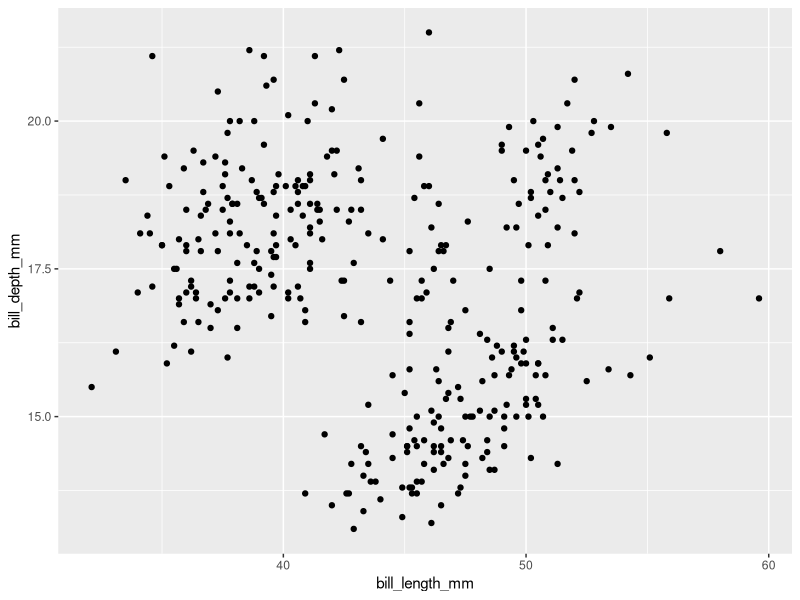
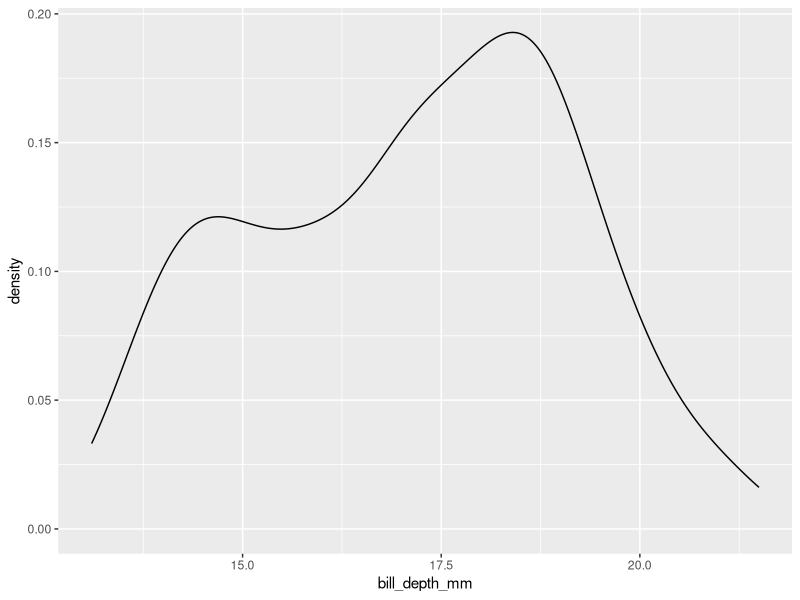
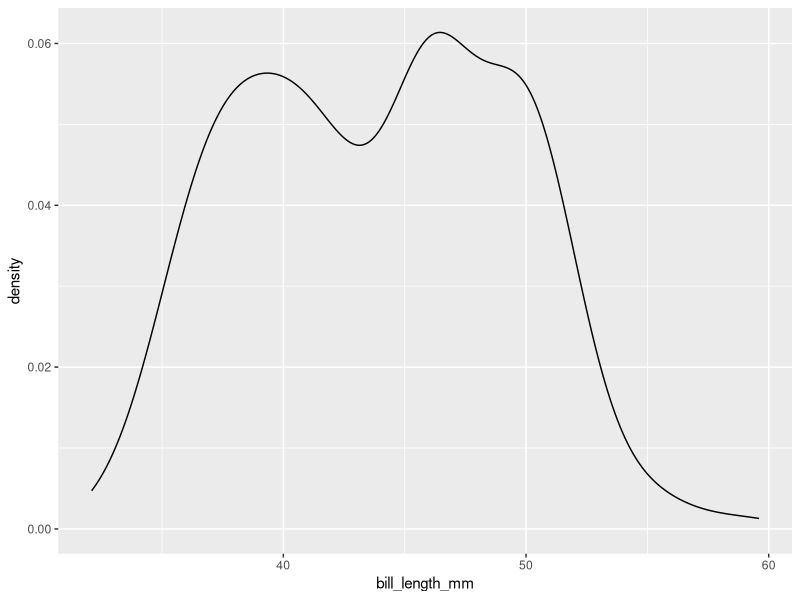
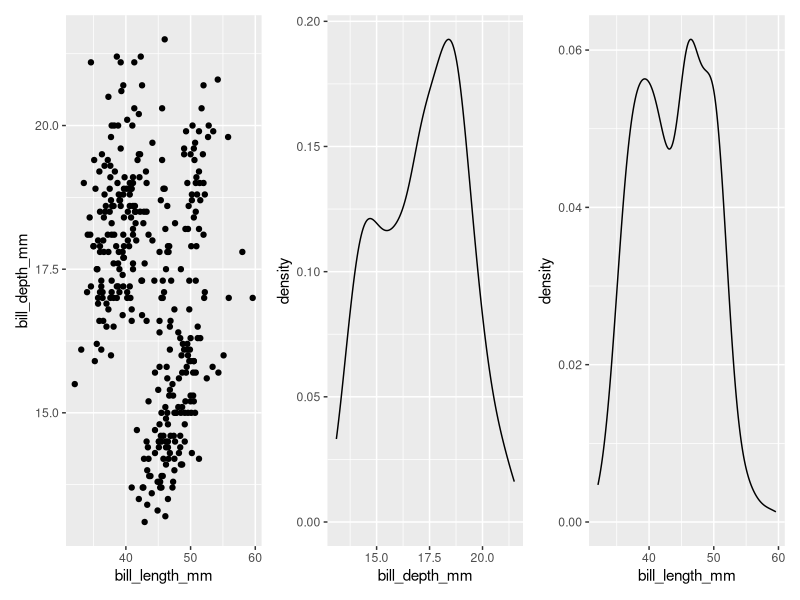
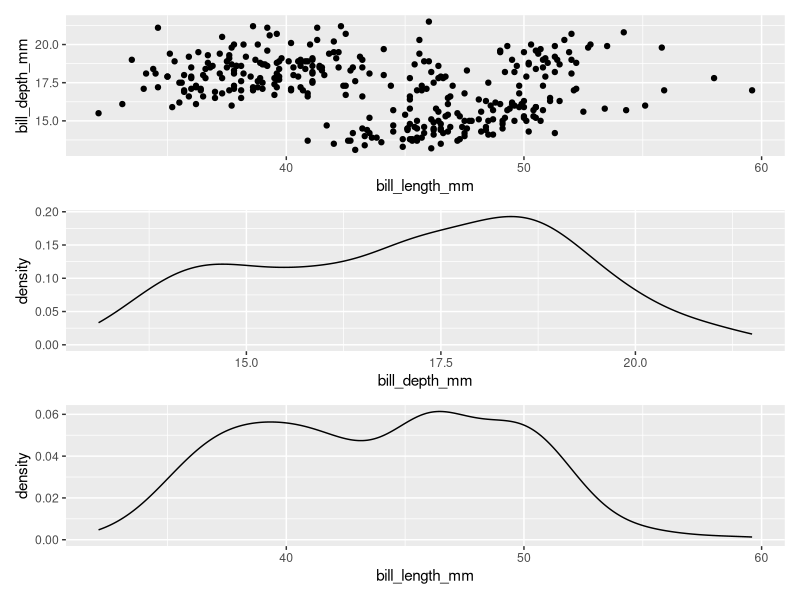
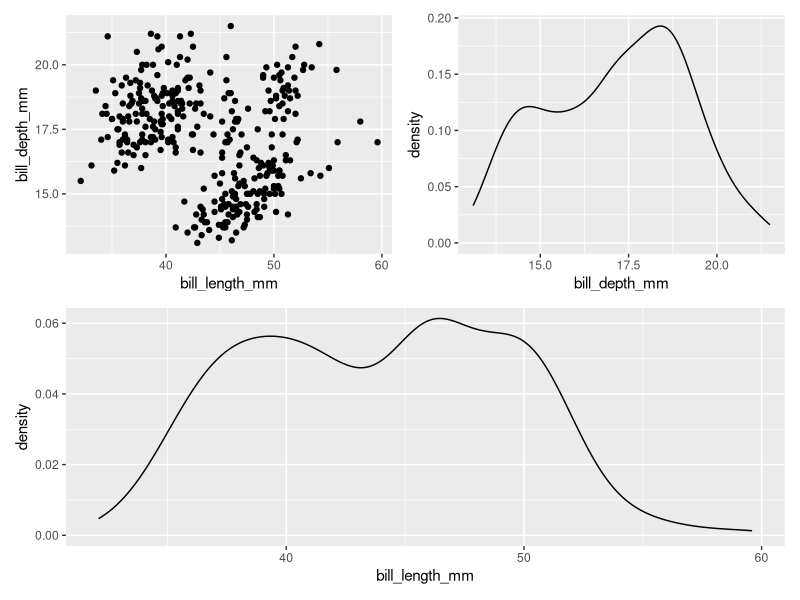
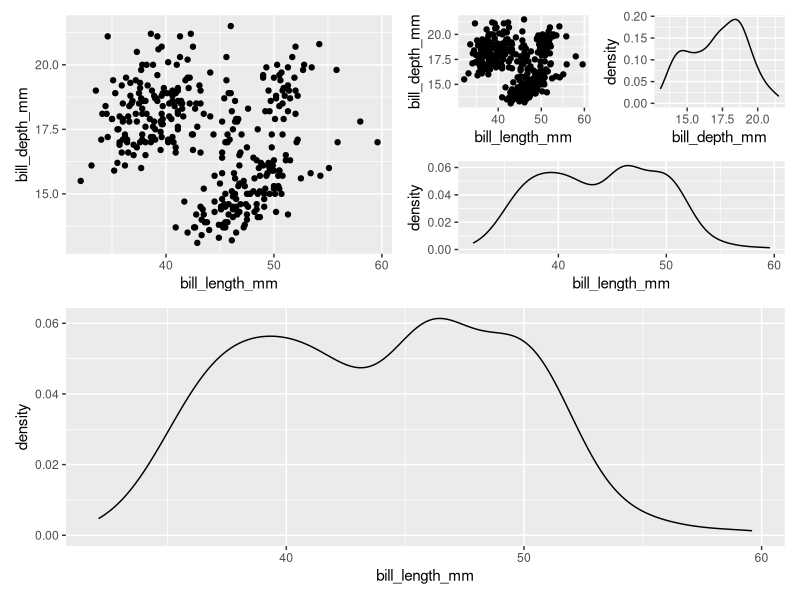
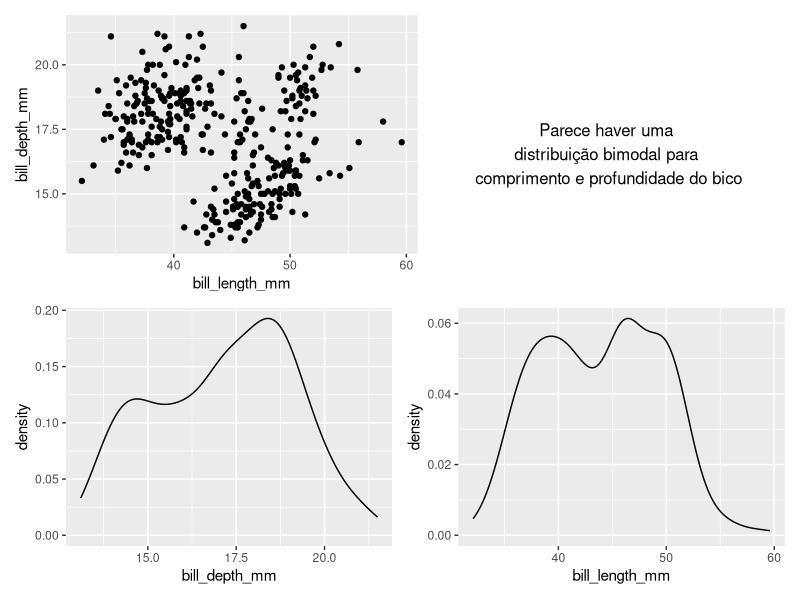

Write the R code that produced these figures, in order.
## ---- chunk 1
library(patchwork)
library(ggplot2)
library(magrittr)
library(tidyverse)
#remotes::install_github("allisonhorst/palmerpenguins")
library(palmerpenguins)
## ---- chunk 2
names(penguins)

dados <- penguins
## ---- chunk 3
# Primeiro gráfico
g1 <- dados %>% 
  ggplot(aes(x = bill_length_mm, y = bill_depth_mm)) +
  geom_point()
g1
## ---- chunk 4
# segundo gráfico
g2 <- dados %>% 
  ggplot(aes(x = bill_depth_mm)) +
  geom_density()
g2
## ---- chunk 5
# terceiro gráfico
g3 <- dados %>% 
  ggplot(aes(x = bill_length_mm)) +
  geom_density()
g3
## ---- chunk 6
g1 + g2 + g3
## ---- chunk 7
g1 / g2 / g3
## ---- chunk 8
(g1 + g2) / g3
## ---- chunk 9
(g1+((g1 + g2) / g3))/g3
## ---- chunk 10
(g1 + grid::textGrob("Parece haver uma \ndistribuição bimodal para \ncomprimento e profundidade do bico")) / (g2 + g3)
## ---- chunk 11
tabela <- dados %>% 
  dplyr::summarise(
    comprimento_bico = mean(bill_length_mm, na.rm = TRUE),
    profundidade_bico = mean(bill_depth_mm, na.rm = TRUE)
  ) %>% 
  tidyr::pivot_longer(dplyr::everything(), names_to = "Variável", values_to = "Média") 

# Exemplo com tabela
# primeira linha
(g1 + gridExtra::tableGrob(tabela, rows = c("", "")))/
# segunda linha
(g2+g3)
## ---- chunk 12
((
  # gráfico
  (# primeira coluna
    (g2 / g3) |
    # segunda coluna
    g1) +
    # alterando a largura
    plot_layout(widths = c(1, 2)
  )
) +
# 
plot_annotation(
  title = "Comparação entre os a profundidade e o comprimento dos bicos",
  subtitle = "Os  graficos indicam a presença de uma distribuição bimodal, possivelmente porque existem várias espécies na base.",
  caption = "Fonte: github.com/cienciadedatos/dados"
)) &
# trocando os temas para branco. o operador `&` garante que o tema será aplicado
# a todos os sub-plots
theme_bw() 
